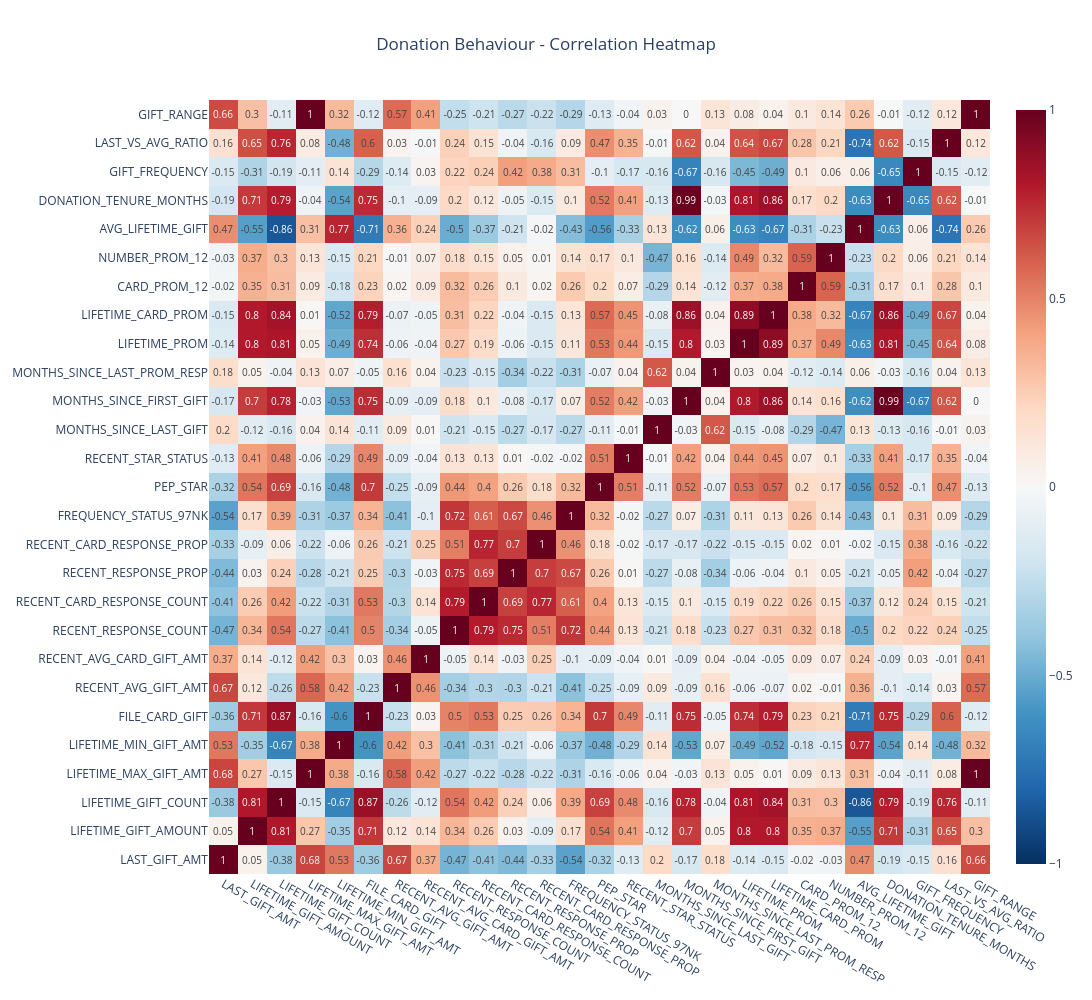
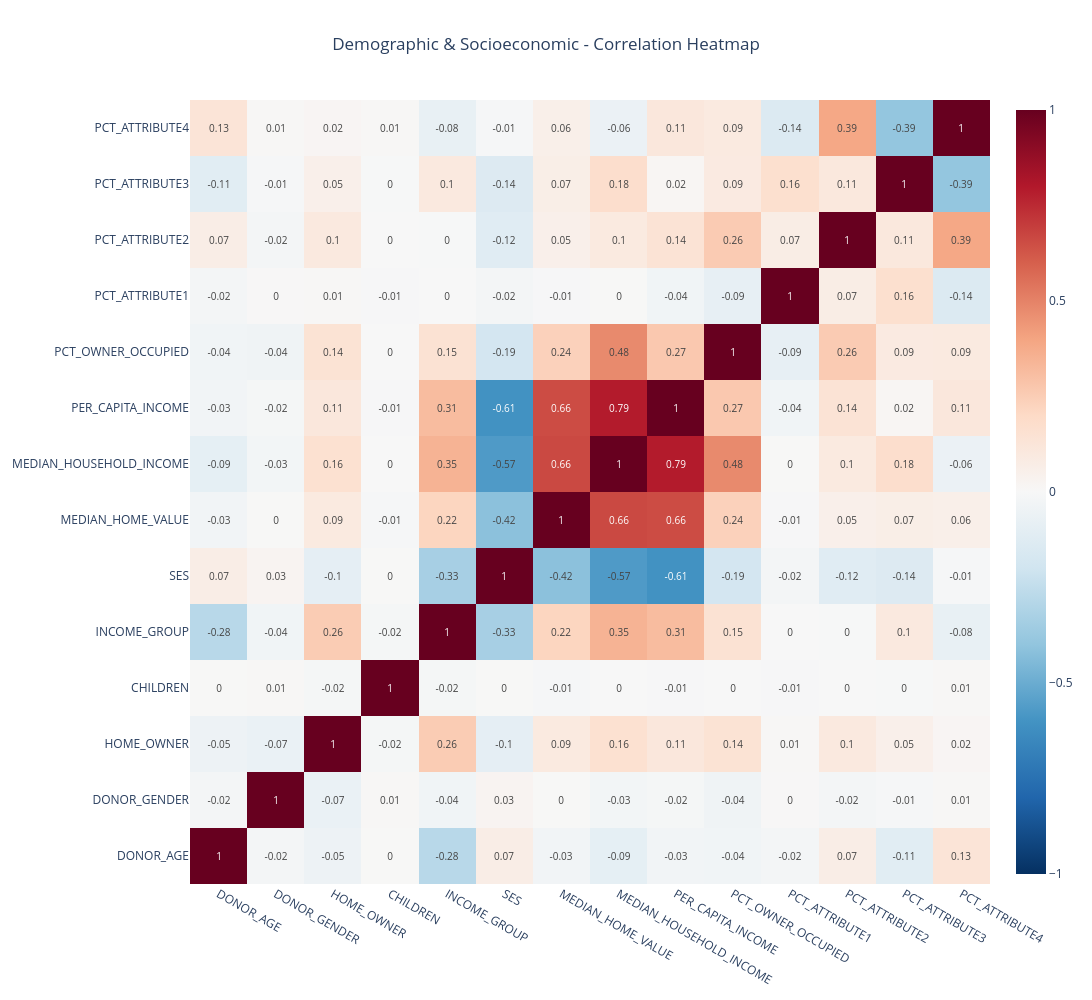

Notebook code cell kept with these figures, in order:
### Code cell
donation_cols = ['LAST_GIFT_AMT', 'LIFETIME_GIFT_AMOUNT', 'LIFETIME_GIFT_COUNT', 
                 'LIFETIME_MAX_GIFT_AMT', 'LIFETIME_MIN_GIFT_AMT', 'FILE_CARD_GIFT',
                 'RECENT_AVG_GIFT_AMT', 'RECENT_AVG_CARD_GIFT_AMT', 'RECENT_RESPONSE_COUNT',
                 'RECENT_CARD_RESPONSE_COUNT', 'RECENT_RESPONSE_PROP', 'RECENT_CARD_RESPONSE_PROP',
                 'FREQUENCY_STATUS_97NK', 'PEP_STAR', 'RECENT_STAR_STATUS', 'MONTHS_SINCE_LAST_GIFT',
                 'MONTHS_SINCE_FIRST_GIFT', 'MONTHS_SINCE_LAST_PROM_RESP', 'LIFETIME_PROM',
                 'LIFETIME_CARD_PROM', 'CARD_PROM_12', 'NUMBER_PROM_12', 'AVG_LIFETIME_GIFT', 
                 'DONATION_TENURE_MONTHS', 'GIFT_FREQUENCY','LAST_VS_AVG_RATIO', 'GIFT_RANGE']

demographic_cols = ['DONOR_AGE', 'DONOR_GENDER', 'HOME_OWNER', 'CHILDREN', 'INCOME_GROUP',
                    'SES', 'MEDIAN_HOME_VALUE', 'MEDIAN_HOUSEHOLD_INCOME', 'PER_CAPITA_INCOME',
                    'PCT_OWNER_OCCUPIED', 'PCT_ATTRIBUTE1', 'PCT_ATTRIBUTE2', 'PCT_ATTRIBUTE3', 
                    'PCT_ATTRIBUTE4']

# Keep only columns that actually exist
donation_cols    = [c for c in donation_cols if c in X_train.columns]
demographic_cols = [c for c in demographic_cols if c in X_train.columns]

heatmap(X_train[donation_cols],    title='Donation Behaviour - Correlation Heatmap')
heatmap(X_train[demographic_cols], title='Demographic & Socioeconomic - Correlation Heatmap')

### Figure 1 — Plotly figure (JSON) as saved in the notebook; plotly's stock layout.template omitted (floating-point values rounded to 4 significant figures; data arrays with more than 128 entries replaced by an {"elided": "..."} marker saying what was removed)
{"data": [{"colorscale": [[0, "rgb(5,48,97)"], [0.1, "rgb(33,102,172)"], [0.2, "rgb(67,147,195)"], [0.3, "rgb(146,197,222)"], [0.4, "rgb(209,229,240)"], [0.5, "rgb(247,247,247)"], [0.6, "rgb(253,219,199)"], [0.7, "rgb(244,165,130)"], [0.8, "rgb(214,96,77)"], [0.9, "rgb(178,24,43)"], [1, "rgb(103,0,31)"]], "text": {"elided": "27x27 float values"}, "textfont": {"size": 10}, "texttemplate": "%{text}", "type": "heatmap", "x": ["LAST_GIFT_AMT", "LIFETIME_GIFT_AMOUNT", "LIFETIME_GIFT_COUNT", "LIFETIME_MAX_GIFT_AMT", "LIFETIME_MIN_GIFT_AMT", "FILE_CARD_GIFT", "RECENT_AVG_GIFT_AMT", "RECENT_AVG_CARD_GIFT_AMT", "RECENT_RESPONSE_COUNT", "RECENT_CARD_RESPONSE_COUNT", "RECENT_RESPONSE_PROP", "RECENT_CARD_RESPONSE_PROP", "FREQUENCY_STATUS_97NK", "PEP_STAR", "RECENT_STAR_STATUS", "MONTHS_SINCE_LAST_GIFT", "MONTHS_SINCE_FIRST_GIFT", "MONTHS_SINCE_LAST_PROM_RESP", "LIFETIME_PROM", "LIFETIME_CARD_PROM", "CARD_PROM_12", "NUMBER_PROM_12", "AVG_LIFETIME_GIFT", "DONATION_TENURE_MONTHS", "GIFT_FREQUENCY", "LAST_VS_AVG_RATIO", "GIFT_RANGE"], "y": ["LAST_GIFT_AMT", "LIFETIME_GIFT_AMOUNT", "LIFETIME_GIFT_COUNT", "LIFETIME_MAX_GIFT_AMT", "LIFETIME_MIN_GIFT_AMT", "FILE_CARD_GIFT", "RECENT_AVG_GIFT_AMT", "RECENT_AVG_CARD_GIFT_AMT", "RECENT_RESPONSE_COUNT", "RECENT_CARD_RESPONSE_COUNT", "RECENT_RESPONSE_PROP", "RECENT_CARD_RESPONSE_PROP", "FREQUENCY_STATUS_97NK", "PEP_STAR", "RECENT_STAR_STATUS", "MONTHS_SINCE_LAST_GIFT", "MONTHS_SINCE_FIRST_GIFT", "MONTHS_SINCE_LAST_PROM_RESP", "LIFETIME_PROM", "LIFETIME_CARD_PROM", "CARD_PROM_12", "NUMBER_PROM_12", "AVG_LIFETIME_GIFT", "DONATION_TENURE_MONTHS", "GIFT_FREQUENCY", "LAST_VS_AVG_RATIO", "GIFT_RANGE"], "z": {"elided": "27x27 float values"}, "zmax": 1, "zmin": -1}], "layout": {"height": 1000, "title": {"text": "Donation Behaviour - Correlation Heatmap", "x": 0.5}, "width": 1200}}

### Figure 2 — Plotly figure (JSON) as saved in the notebook; plotly's stock layout.template omitted (floating-point values rounded to 4 significant figures; data arrays with more than 128 entries replaced by an {"elided": "..."} marker saying what was removed)
{"data": [{"colorscale": [[0, "rgb(5,48,97)"], [0.1, "rgb(33,102,172)"], [0.2, "rgb(67,147,195)"], [0.3, "rgb(146,197,222)"], [0.4, "rgb(209,229,240)"], [0.5, "rgb(247,247,247)"], [0.6, "rgb(253,219,199)"], [0.7, "rgb(244,165,130)"], [0.8, "rgb(214,96,77)"], [0.9, "rgb(178,24,43)"], [1, "rgb(103,0,31)"]], "text": {"elided": "14x14 float values"}, "textfont": {"size": 10}, "texttemplate": "%{text}", "type": "heatmap", "x": ["DONOR_AGE", "DONOR_GENDER", "HOME_OWNER", "CHILDREN", "INCOME_GROUP", "SES", "MEDIAN_HOME_VALUE", "MEDIAN_HOUSEHOLD_INCOME", "PER_CAPITA_INCOME", "PCT_OWNER_OCCUPIED", "PCT_ATTRIBUTE1", "PCT_ATTRIBUTE2", "PCT_ATTRIBUTE3", "PCT_ATTRIBUTE4"], "y": ["DONOR_AGE", "DONOR_GENDER", "HOME_OWNER", "CHILDREN", "INCOME_GROUP", "SES", "MEDIAN_HOME_VALUE", "MEDIAN_HOUSEHOLD_INCOME", "PER_CAPITA_INCOME", "PCT_OWNER_OCCUPIED", "PCT_ATTRIBUTE1", "PCT_ATTRIBUTE2", "PCT_ATTRIBUTE3", "PCT_ATTRIBUTE4"], "z": {"elided": "14x14 float values"}, "zmax": 1, "zmin": -1}], "layout": {"height": 1000, "title": {"text": "Demographic & Socioeconomic - Correlation Heatmap", "x": 0.5}, "width": 1200}}
